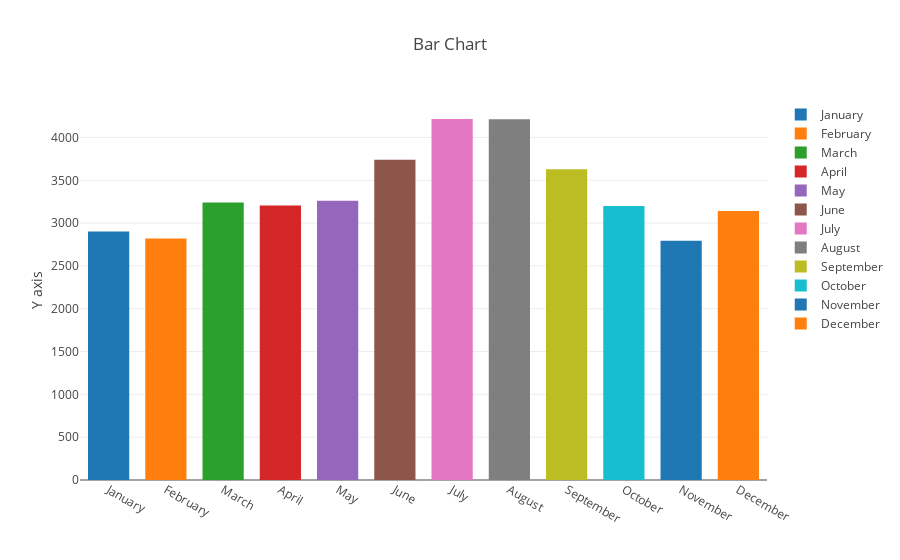

The cell this chart's notebook holds for it:
### Markdown cell above
## Bar Plot

### Code cell
def go_bar(df, col_x, col_y):
    gobar = go.Bar(x = df[col_x],
                   y = df[col_y],
                   name = df[col_x].values[0])
    return gobar

traces = []
for i in range(len(flights_month)):
    trace = go_bar(flights_month.iloc[[i], :], "month", "passengers")
    traces += [trace]
layout = go.Layout(title = 'Bar Chart', xaxis=dict(tickangle=30), yaxis = dict(title = 'Y axis'), barmode='group', bargap = 0.2, bargroupgap = 0.1)
fig = go.Figure(data=traces, layout=layout)
# path_html = plotly.offline.plot(fig, filename="output/bar.html", auto_open=False, show_link=False)
plotly.offline.iplot(fig)

### Figure 1 — Plotly figure (JSON) as saved in the notebook; plotly's stock layout.template omitted (floating-point values rounded to 4 significant figures)
{"data": [{"name": "January", "type": "bar", "uid": "0e368f04-73ef-4961-9070-2fca62527c6d", "x": ["January"], "y": [2901]}, {"name": "February", "type": "bar", "uid": "7098e70e-31f8-495b-910f-d282b0b0e448", "x": ["February"], "y": [2820]}, {"name": "March", "type": "bar", "uid": "e581fd78-0702-40bc-b97b-9f8113c9deec", "x": ["March"], "y": [3242]}, {"name": "April", "type": "bar", "uid": "6f7852c6-fd89-4c28-b4ba-f21a2b4e1672", "x": ["April"], "y": [3205]}, {"name": "May", "type": "bar", "uid": "714a90ee-8826-4294-9666-787cfb891ce8", "x": ["May"], "y": [3262]}, {"name": "June", "type": "bar", "uid": "5235c6b4-81d1-470a-8045-d2cbc5ed2986", "x": ["June"], "y": [3740]}, {"name": "July", "type": "bar", "uid": "b24d4f6e-ccb8-44b4-bfa7-d7dd233f961a", "x": ["July"], "y": [4216]}, {"name": "August", "type": "bar", "uid": "965859f0-b4f3-4176-a78a-61b025375d2d", "x": ["August"], "y": [4213]}, {"name": "September", "type": "bar", "uid": "14e0968c-8978-4d54-b70c-bb7832080f2f", "x": ["September"], "y": [3629]}, {"name": "October", "type": "bar", "uid": "e2d46e6a-b03e-46f8-8472-f40dd564dc97", "x": ["October"], "y": [3199]}, {"name": "November", "type": "bar", "uid": "63becf12-c494-48de-8056-a4d118c518d4", "x": ["November"], "y": [2794]}, {"name": "December", "type": "bar", "uid": "832d0c25-aa88-4d2c-ac7a-6a15b702a962", "x": ["December"], "y": [3142]}], "layout": {"autosize": true, "bargap": 0.2, "bargroupgap": 0.1, "barmode": "group", "title": "Bar Chart", "xaxis": {"autorange": true, "range": [-0.5, 11.5], "tickangle": 30, "type": "category"}, "yaxis": {"autorange": true, "range": [0, 4438.0], "title": "Y axis", "type": "linear"}}}
